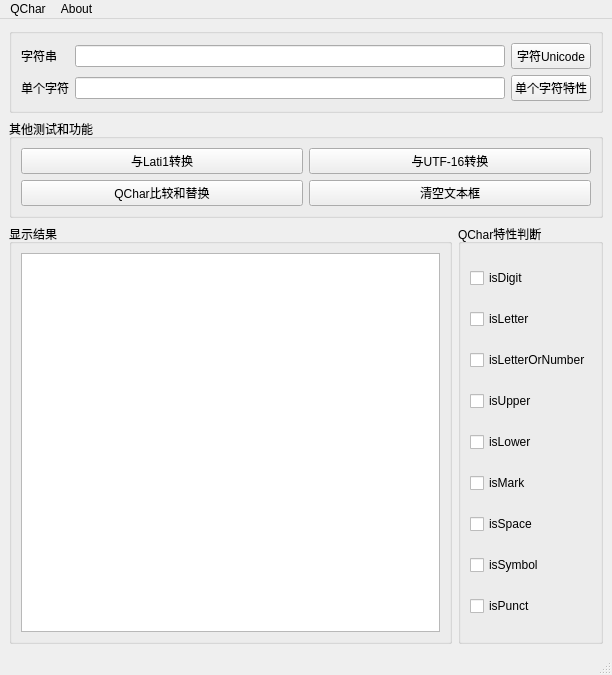
<?xml version="1.0" encoding="UTF-8"?>
<ui version="4.0">
 <class>QtSpec</class>
 <widget class="QMainWindow" name="QtSpec">
  <property name="geometry">
   <rect>
    <x>0</x>
    <y>0</y>
    <width>612</width>
    <height>675</height>
   </rect>
  </property>
  <property name="windowTitle">
   <string>QtSpec</string>
  </property>
  <widget class="QWidget" name="centralwidget">
   <layout class="QVBoxLayout" name="verticalLayout_2">
    <item>
     <widget class="QGroupBox" name="groupBox">
      <property name="title">
       <string/>
      </property>
      <layout class="QGridLayout" name="gridLayout">
       <item row="0" column="0">
        <widget class="QLabel" name="labStr">
         <property name="text">
          <string>字符串</string>
         </property>
        </widget>
       </item>
       <item row="0" column="1">
        <widget class="QLineEdit" name="editStr"/>
       </item>
       <item row="0" column="2">
        <widget class="QPushButton" name="btnStr">
         <property name="text">
          <string>字符Unicode</string>
         </property>
        </widget>
       </item>
       <item row="1" column="0">
        <widget class="QLabel" name="labChar">
         <property name="text">
          <string>单个字符</string>
         </property>
        </widget>
       </item>
       <item row="1" column="1">
        <widget class="QLineEdit" name="editChar"/>
       </item>
       <item row="1" column="2">
        <widget class="QPushButton" name="btnChar">
         <property name="text">
          <string>单个字符特性</string>
         </property>
        </widget>
       </item>
      </layout>
     </widget>
    </item>
    <item>
     <widget class="QGroupBox" name="groupBox_2">
      <property name="title">
       <string>其他测试和功能</string>
      </property>
      <layout class="QGridLayout" name="gridLayout_2">
       <item row="1" column="0">
        <widget class="QPushButton" name="btnQChar">
         <property name="text">
          <string>QChar比较和替换</string>
         </property>
        </widget>
       </item>
       <item row="0" column="0">
        <widget class="QPushButton" name="btnLati">
         <property name="text">
          <string>与Lati1转换</string>
         </property>
        </widget>
       </item>
       <item row="1" column="1">
        <widget class="QPushButton" name="btnClear">
         <property name="text">
          <string>清空文本框</string>
         </property>
        </widget>
       </item>
       <item row="0" column="1">
        <widget class="QPushButton" name="btnUtf16">
         <property name="text">
          <string>与UTF-16转换</string>
         </property>
        </widget>
       </item>
      </layout>
     </widget>
    </item>
    <item>
     <layout class="QHBoxLayout" name="horizontalLayout">
      <item>
       <widget class="QGroupBox" name="groupBox_3">
        <property name="title">
         <string>显示结果</string>
        </property>
        <layout class="QGridLayout" name="gridLayout_3">
         <item row="0" column="0">
          <widget class="QPlainTextEdit" name="txtShow"/>
         </item>
        </layout>
       </widget>
      </item>
      <item>
       <widget class="QGroupBox" name="groupBox_4">
        <property name="title">
         <string>QChar特性判断</string>
        </property>
        <layout class="QVBoxLayout" name="verticalLayout">
         <item>
          <widget class="QCheckBox" name="chkDigit">
           <property name="text">
            <string>isDigit</string>
           </property>
          </widget>
         </item>
         <item>
          <widget class="QCheckBox" name="chkLetter">
           <property name="text">
            <string>isLetter</string>
           </property>
          </widget>
         </item>
         <item>
          <widget class="QCheckBox" name="chkLetOrNum">
           <property name="text">
            <string>isLetterOrNumber</string>
           </property>
          </widget>
         </item>
         <item>
          <widget class="QCheckBox" name="chkUpper">
           <property name="text">
            <string>isUpper</string>
           </property>
          </widget>
         </item>
         <item>
          <widget class="QCheckBox" name="chkLower">
           <property name="text">
            <string>isLower</string>
           </property>
          </widget>
         </item>
         <item>
          <widget class="QCheckBox" name="chkMark">
           <property name="text">
            <string>isMark</string>
           </property>
          </widget>
         </item>
         <item>
          <widget class="QCheckBox" name="chkSpace">
           <property name="text">
            <string>isSpace</string>
           </property>
          </widget>
         </item>
         <item>
          <widget class="QCheckBox" name="chkSymbol">
           <property name="text">
            <string>isSymbol</string>
           </property>
          </widget>
         </item>
         <item>
          <widget class="QCheckBox" name="chkPunct">
           <property name="text">
            <string>isPunct</string>
           </property>
          </widget>
         </item>
        </layout>
       </widget>
      </item>
     </layout>
    </item>
   </layout>
  </widget>
  <widget class="QStatusBar" name="statusbar"/>
  <widget class="QMenuBar" name="menubar">
   <property name="geometry">
    <rect>
     <x>0</x>
     <y>0</y>
     <width>612</width>
     <height>27</height>
    </rect>
   </property>
   <widget class="QMenu" name="menuQChar">
    <property name="title">
     <string>QChar</string>
    </property>
   </widget>
   <widget class="QMenu" name="menuAbout">
    <property name="title">
     <string>About</string>
    </property>
   </widget>
   <addaction name="menuQChar"/>
   <addaction name="menuAbout"/>
  </widget>
 </widget>
 <resources/>
 <connections/>
</ui>
